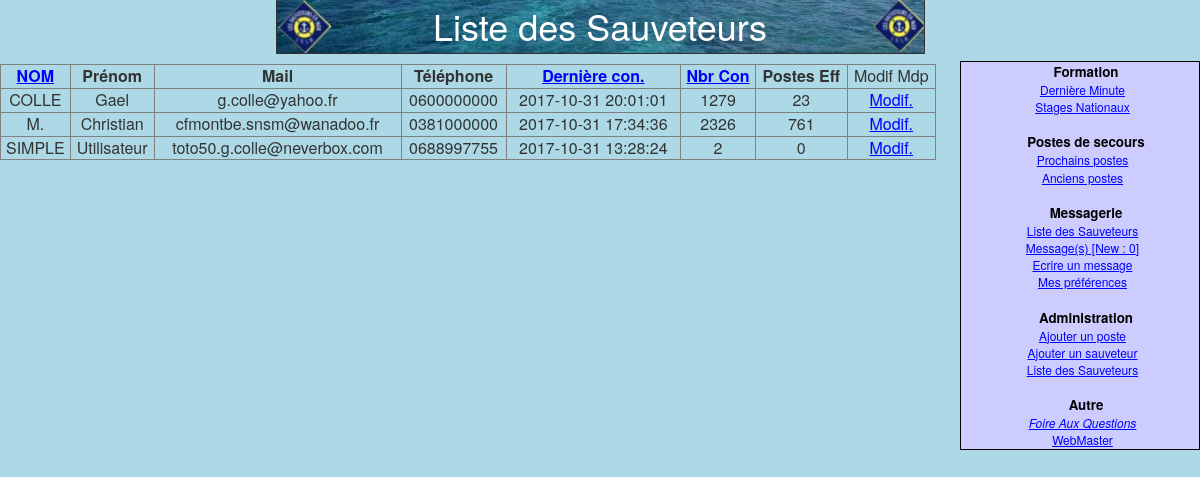
Screenshot of /listeSauveteur.php (signed in) with the database file from the repository.
### tables this page shows
CREATE TABLE IF NOT EXISTS `sauveteur` (
    `id` int(11) NOT NULL AUTO_INCREMENT,
    `nom` varchar(20) NOT NULL DEFAULT '',
    `prenom` varchar(20) NOT NULL DEFAULT '',
    `mail` varchar(50) NOT NULL DEFAULT '',
    `telephone` varchar(15) NOT NULL DEFAULT '',
    `admin` int(11) NOT NULL DEFAULT '0',
    `password` varchar(50) NOT NULL DEFAULT '',
    `datederVisite` datetime NOT NULL DEFAULT '0000-00-00 00:00:00',
    `nbVisites` int(11) NOT NULL DEFAULT '0',
    `envoieCopy` char(1) NOT NULL DEFAULT '0',
    `lienAvatar` varchar(150) NOT NULL DEFAULT '',
    `nbPhoto` int(11) NOT NULL DEFAULT '0',
    `dateAvantderVisite` datetime NOT NULL DEFAULT '0000-00-00 00:00:00',
    `actif` int(11) NOT NULL DEFAULT '1',
    PRIMARY KEY (`id`)
  );

### listeSauveteur.php (the view, shortened to what this page needs)
<?php
include('menu.php');
if (isset($_SESSION['id'])) {
	$idSession=$_SESSION['id'];
	$link=connectDB();
	$queryAdmin=mysqli_query($link,"SELECT admin FROM sauveteur WHERE id=$idSession") or die("Select queryAdmin failed");
	$rowAdmin=mysqli_fetch_row($queryAdmin);
	if ($rowAdmin[0]==2 || $rowAdmin[0]==1) {
?>
<!DOCTYPE html PUBLIC "-//W3C//DTD XHTML 1.0 Strict//EN" "http://www.w3.org/TR/xhtml1/DTD/xhtml1-strict.dtd">
<head>
<html xmlns="http://www.w3.org/1999/xhtml" xml:lang="fr" lang="fr">
<link rel="stylesheet" href="https://maxcdn.bootstrapcdn.com/bootstrap/3.3.7/css/bootstrap.min.css">
<link rel="stylesheet" href="css/master.css">
<link rel="stylesheet" href="feuille1.css" type="text/css" />
</head>
<body>
<center>
<div id="header">
Liste des Sauveteurs
</div>
</center>
</body>
<?php
	if(!$asc || $asc=="none" || $asc==0){
		$sens="ASC";
	} else{
		$sens="DESC";
	}
	$order=$_GET['order'];
	if(!$order || $order=="none" || $order==0){
		$querySauveteur=mysqli_query($link,"SELECT * FROM sauveteur ORDER BY `nom` $sens") or die("Select sauveteur failed");
	}
	if($asc==0){
		$invasc=1;
	} else {
		$invasc=0;
	}
	echo "<table border=1 id=\"container\">\n";
	echo "<tr><td><b><a href=\"./listeSauveteur.php?asc=$invasc\">NOM</a></b></td><td><b>Prénom</b></td>";
	echo "<td><b>Mail</b></td><td><b>Téléphone</b></td><td><b><a href=\"./listeSauveteur.php?order=1&asc=$invasc\">Dernière con.</a></b></td>";
	echo "<td><b><a href=\"./listeSauveteur.php?order=2&asc=$invasc\">Nbr Con</a></b></td><td><b>Postes Eff</b></td><td>Modif Mdp</td></tr>\n";
	while($rowSauveteur=mysqli_fetch_row($querySauveteur)) {
		echo "<tr><td>\n";
		$queryNbParticipation=mysqli_query($link,"SELECT COUNT( * ) FROM `participe`WHERE id_sauveteur=$rowSauveteur[0]");
		$rowNbParticipation=mysqli_fetch_row($queryNbParticipation);
		echo "$rowSauveteur[1]</td><td>$rowSauveteur[2]</td><td>$rowSauveteur[3]</td><td>$rowSauveteur[4]</td><td>$rowSauveteur[7]</td><td>$rowSauveteur[8]</td><td>$rowNbParticipation[0]<td><a href=\"./modifieMdp.php?idSauveteur=$rowSauveteur[0]&nomSauveteur=$rowSauveteur[1]&prenomSauveteur=$rowSauveteur[2]\">Modif.</a></td>";
		echo "</td></tr>\n";
	}
	echo "<table>\n";
  menu($link,$rowAdmin[0],$idSession);
?>
</body>
</html>
<?php
} else {
?>
	<body>
		<center><div id="header">Opération non autorisée</div></center>
	</body>
<?php
  }
} else {
?>
	<body>
		<center><div id="header">Opération non autorisée</div></center>
	</body>
<?php
}
?>

### menu.php (shortened to what this page needs)
<?php
function menu($link,$admin,$idSession) {
?>
	<div class="menu">
	<b class="titremenu">Formation</b>
		<dd id="smenu0">
			<center><a href="./news.php">Dernière Minute</a><br>
			<a href="./stagesNationaux.php">Stages Nationaux</a></center>
		</dd>
	<br/>
	<b class="titremenu">Postes de secours</b>
		<dd id="smenu1">
			<center><a href="./visuPoste.php?prochains=1">Prochains postes</a><br>
			<a href="./visuPoste.php?prochains=2">Anciens postes</a><br></center>
		</dd>
	<br>
	<b class="titremenu">Messagerie</b><br>
    	<dd id="smenu3"><center>
	<?php
	$messageQuery=mysqli_query($link,"SELECT COUNT(*) FROM `messages` WHERE id_desti=$idSession AND suppr='N' AND lu=0");
	if($myrowMessage=mysqli_fetch_row($messageQuery)){
		$nbMessage=$myrowMessage[0];
	} else {
		$nbMessage=0;
	}
        echo "<a href=\"./visuSauveteur.php\">Liste des Sauveteurs</a><br>";
	echo "<a href=\"./voirMsg.php\">Message(s) [New : $nbMessage]</a><br>";
	?>
	<a href="./writeMsg.php">Ecrire un message</a><br>
	<a href="./preferences.php">Mes préférences</a></br></center>
	</dd>
<?php
	if ($admin==2 || $admin==1) {
?>
<br>
	<b class="titremenu">Administration</b><br>
		<dd id="smenu4">
			<center>
			<a href="./ajouterPoste.php">Ajouter un poste</a><br>
			<a href="./ajoutSauveteur.php">Ajouter un sauveteur</a><br>
			<a href="./listeSauveteur.php">Liste des Sauveteurs</a><br>
<?php
	}
	echo"</center></dd>";
?>
	<br>
	<b class="titremenu">Autre</b><br>
	<dd id="smenu5"><center>
	<i><a href="./faq.php" class="titremenu">Foire Aux Questions</a></i>
	<br>
	<a href="mailto:gael_dot_colle_at_laposte_dot_net?subject='Page de visualisation des Photos'&body='Remplacer les _dot_ par . et _at_ par @ dans mon adresse mail.'">WebMaster</a>
	</center></dd>
	</div>
<?php
}
?>

### css/master.css (style rules this page uses)
body { background-color: lightblue; text-align: center; }

### feuille1.css (style rules this page uses)
body { font-size: 12pt; }
a:link { color:blue; text-decoration:underline; }
dd { font-size: 9pt; }
#container { float: left; margin-top: 10px; width: 78%; }
b.titremenu { font-size: 10pt; margin-left: 3%; color: black; }
.menu { background: #ccccff; float: right; //margin-right: 2px; font-size: 9pt; width: 20%; border: 1px solid black; margin-top: 7px; padding-left: 5px; -moz-border-radius:1em; }
#header { border-bottom: 1px solid #333333; border-left: 1px solid #333333; border-right: 1px solid #333333; background: #ccccff; top: 0; left: auto; right: auto; font-size: 36px; color: white; text-align: center; width: 649px; height: 54px; background-image:url(fond1.jpg); background-repeat:no-repeat; }

### rows the page displays
sauveteur: nom "COLLE", prenom "Gael", mail "g.colle@yahoo.fr", telephone "0600000000", datederVisite "2017-10-31 20:01:01", nbVisites "1279", rowNbParticipation "23"
sauveteur: nom "M.", prenom "Christian", mail "cfmontbe.snsm@wanadoo.fr", telephone "0381000000", datederVisite "2017-10-31 17:34:36", nbVisites "2326", rowNbParticipation "761"
sauveteur: nom "SIMPLE", prenom "Utilisateur", mail "toto50.g.colle@neverbox.com", telephone "0688997755", datederVisite "2017-10-31 13:28:24", nbVisites "2", rowNbParticipation "0"

### other values shown
$nbMessage "0"
